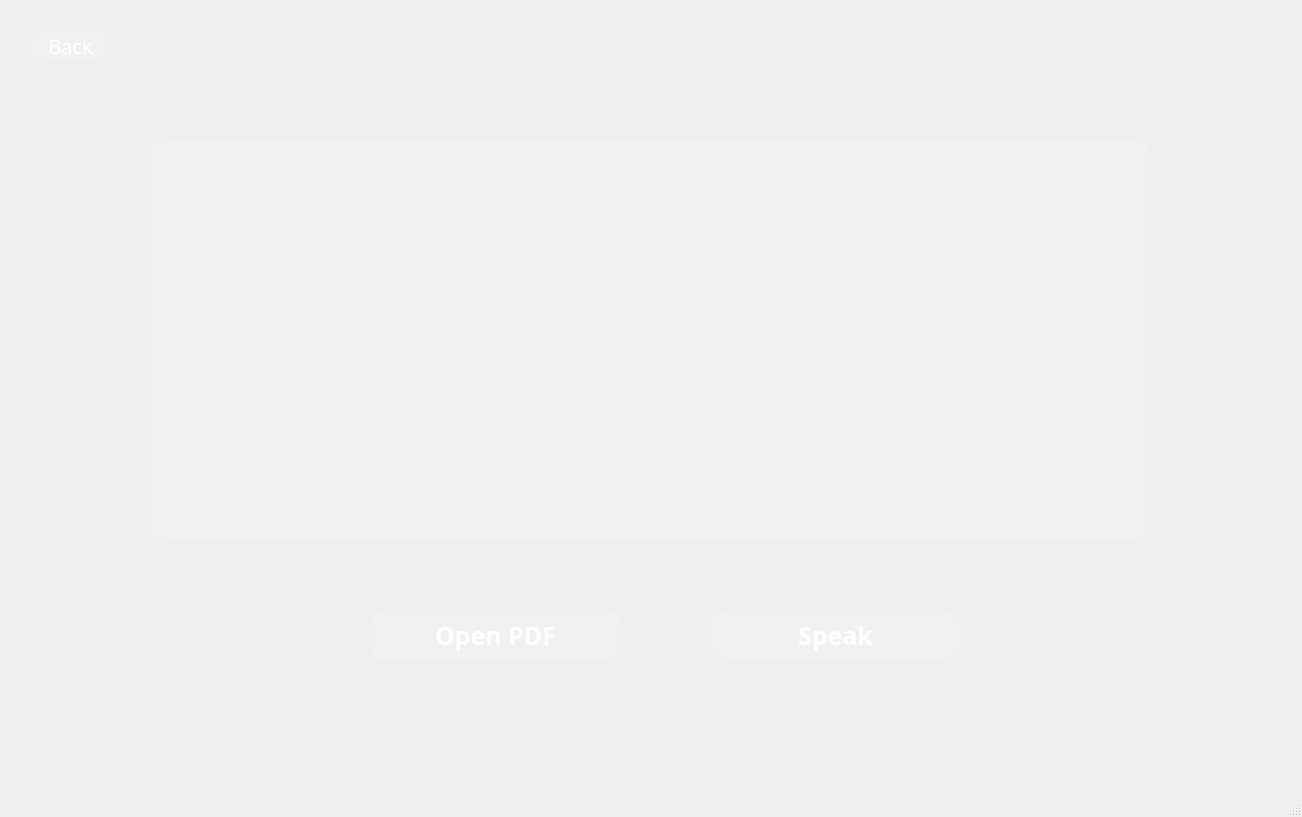
<?xml version="1.0" encoding="UTF-8"?>
<ui version="4.0">
 <class>MainWindow</class>
 <widget class="QMainWindow" name="MainWindow">
  <property name="geometry">
   <rect>
    <x>0</x>
    <y>0</y>
    <width>1302</width>
    <height>817</height>
   </rect>
  </property>
  <property name="windowTitle">
   <string>Text to Speech</string>
  </property>
  <widget class="QWidget" name="centralwidget">
   <widget class="QTextEdit" name="Inputbox">
    <property name="geometry">
     <rect>
      <x>140</x>
      <y>130</y>
      <width>1021</width>
      <height>421</height>
     </rect>
    </property>
    <property name="font">
     <font>
      <family>Switzer</family>
      <pointsize>18</pointsize>
     </font>
    </property>
    <property name="styleSheet">
     <string notr="true">QTextEdit {
                background-color: rgba(255, 255, 255, 0.1);
                border-radius: 15px;
                margin: 10px;
                color: #ffffff;
            }</string>
    </property>
   </widget>
   <widget class="QPushButton" name="speak_button">
    <property name="geometry">
     <rect>
      <x>700</x>
      <y>600</y>
      <width>271</width>
      <height>71</height>
     </rect>
    </property>
    <property name="font">
     <font>
      <family>Switzer</family>
      <pointsize>19</pointsize>
      <bold>true</bold>
     </font>
    </property>
    <property name="styleSheet">
     <string notr="true">QPushButton {
                background-color: rgba(255, 255, 255, 0.1);
                border-radius: 17px;
                margin: 10px;
                color: #ffffff;
            }
            QPushButton:hover {
                background-color: rgba(255, 255, 255, 0.2);
            }
            QPushButton:pressed {
                background-color: rgba(255, 255, 255, 0.3);
            }</string>
    </property>
    <property name="text">
     <string>Speak</string>
    </property>
   </widget>
   <widget class="QPushButton" name="open_pdf_button">
    <property name="geometry">
     <rect>
      <x>360</x>
      <y>600</y>
      <width>271</width>
      <height>71</height>
     </rect>
    </property>
    <property name="font">
     <font>
      <family>Switzer</family>
      <pointsize>19</pointsize>
      <bold>true</bold>
     </font>
    </property>
    <property name="styleSheet">
     <string notr="true">QPushButton {
                background-color: rgba(255, 255, 255, 0.1);
                border-radius: 17px;
                margin: 10px;
                color: #ffffff;
            }
            QPushButton:hover {
                background-color: rgba(255, 255, 255, 0.2);
            }
            QPushButton:pressed {
                background-color: rgba(255, 255, 255, 0.3);
            }</string>
    </property>
    <property name="text">
     <string>Open PDF</string>
    </property>
   </widget>
   <widget class="QPushButton" name="backbutt_2">
    <property name="geometry">
     <rect>
      <x>20</x>
      <y>20</y>
      <width>101</width>
      <height>51</height>
     </rect>
    </property>
    <property name="font">
     <font>
      <family>Switzer</family>
      <pointsize>15</pointsize>
      <bold>false</bold>
     </font>
    </property>
    <property name="styleSheet">
     <string notr="true">QPushButton {
                background-color: rgba(255, 255, 255, 0.1);
                border-radius: 15px;
                margin: 10px;
                color: #ffffff;
            }
            QPushButton:hover {
                background-color: rgba(255, 255, 255, 0.2);
            }
            QPushButton:pressed {
                background-color: rgba(255, 255, 255, 0.3);
            }</string>
    </property>
    <property name="text">
     <string>Back</string>
    </property>
   </widget>
  </widget>
  <widget class="QMenuBar" name="menubar">
   <property name="geometry">
    <rect>
     <x>0</x>
     <y>0</y>
     <width>1302</width>
     <height>33</height>
    </rect>
   </property>
  </widget>
  <widget class="QStatusBar" name="statusbar"/>
 </widget>
 <resources/>
 <connections/>
</ui>
